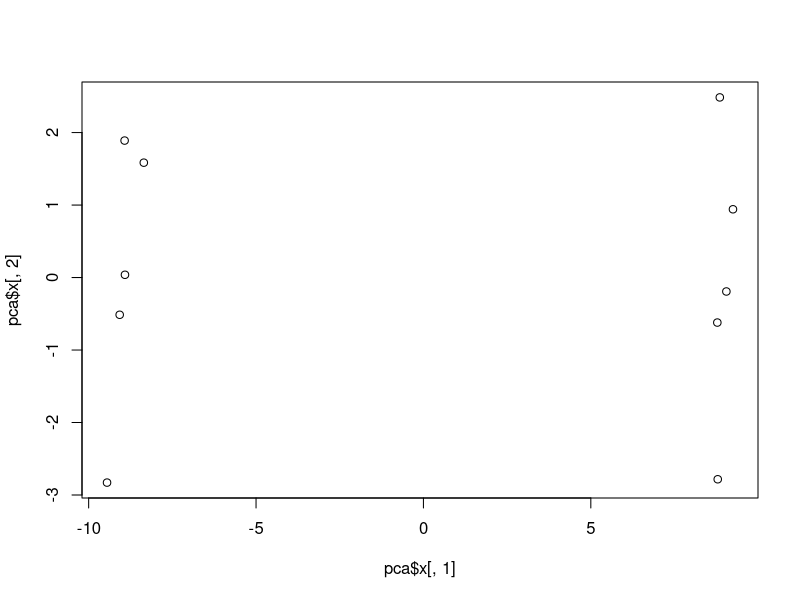
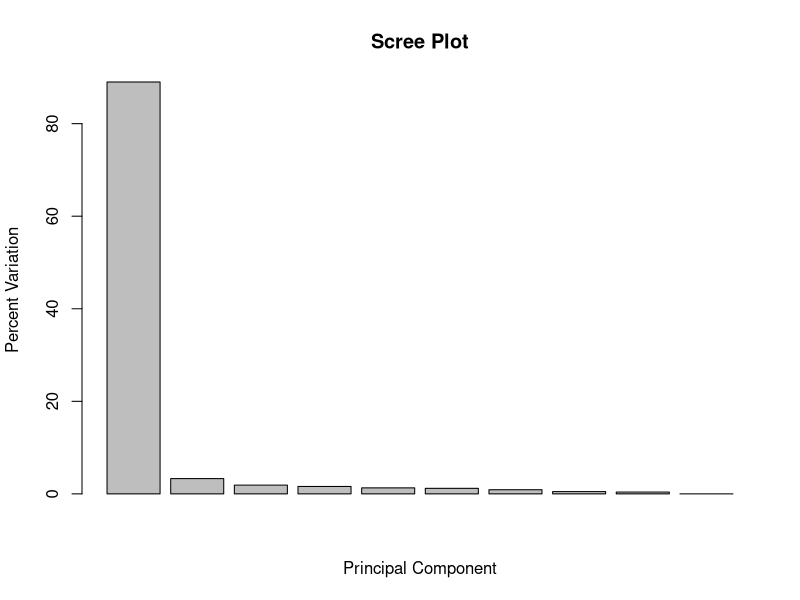
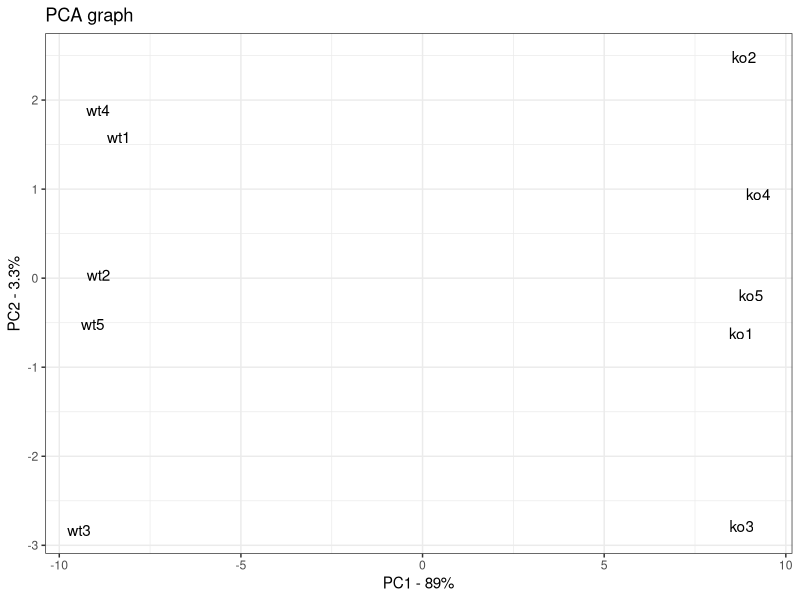

Recreate these plots in R, in order.
# Generate fake data set with 10 samples which have 100 genes in each
data.matrix <- matrix(nrow=100, ncol=10)

# Label the samples 
# (wt=wild type=normal,every day ),(ko=knock-out=missing a gene)
colnames(data.matrix) <- c(
  paste("wt",1:5,sep=""),
  paste("ko",1:5,sep=""))
rownames(data.matrix) <- paste("gene",1:100,sep="")

# Give fake genes to fake read counts
for(i in 1:100){
  wt.values <- rpois(5, lambda=sample(x=10:1000,size=1))
  ko.values <- rpois(5, lambda=sample(x=10:1000,size=1))
  
  data.matrix[i,] <- c(wt.values,ko.values);
}

# Take a look at fake data
head(data.matrix)

# Do the PCA (prcomp returns x, standart deviation and rotation)
pca <- prcomp(t(data.matrix),scale=TRUE)

# x are principal components, let's look at first and second ones
plot(pca$x[,1],pca$x[,2])

# To make clear these clusters
# Calculate variance of the data
pca.var <- pca$sdev^2

#Calculate percentages of variance
pca.var.per <- round(pca.var/sum(pca.var)*100,1)

# Plot percentages
barplot(pca.var.per,main="Scree Plot",xlab="Principal Component",
        ylab="Percent Variation")
# Comment: Since PC1 has almost entire variation, clusters have a big difference

# Load ggplot2 library for examining PCA
library(ggplot2)

# Format the data
pca.data <- data.frame(Sample=rownames(pca$x),
                       X=pca$x[,1],
                       Y=pca$x[,2])
# Look the data, one row per sample and each row has sample ID and coordinates
pca.data

# Now, make a graph with ggplot
ggplot(data=pca.data,aes(x=X,y=Y,label=Sample))+
  geom_text()+
  xlab(paste("PC1 - ",pca.var.per[1],"%",sep=""))+
  ylab(paste("PC2 - ",pca.var.per[2],"%",sep=""))+
  theme_bw()+
  ggtitle("PCA graph")

# To determine which genes have the largest effect on where plotted samples in PCA plot, 
# extract loading scores
loading_scores <- pca$rotation[,1]

# left side is negative, right side is positive but we are interested in magnitude
gene_scores <- abs(loading_scores)

# Sort scores and get top 10 genes
gene_scores_ranked <- sort(gene_scores,decreasing=TRUE)
top_10_genes <- names(gene_scores_ranked[1:10])
top_10_genes

# Show sign of these genes
pca$rotation[top_10_genes,1]

# end.
